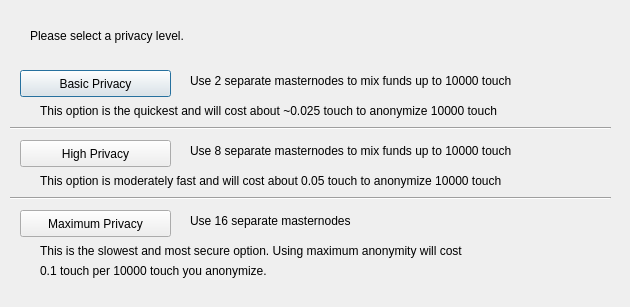
<?xml version="1.0" encoding="UTF-8"?>
<ui version="4.0">
 <class>ObfuscationConfig</class>
 <widget class="QDialog" name="ObfuscationConfig">
  <property name="geometry">
   <rect>
    <x>0</x>
    <y>0</y>
    <width>630</width>
    <height>307</height>
   </rect>
  </property>
  <property name="windowTitle">
   <string>Configure Obfuscation</string>
  </property>
  <widget class="QPushButton" name="buttonBasic">
   <property name="geometry">
    <rect>
     <x>20</x>
     <y>70</y>
     <width>151</width>
     <height>27</height>
    </rect>
   </property>
   <property name="text">
    <string>Basic Privacy</string>
   </property>
  </widget>
  <widget class="QPushButton" name="buttonHigh">
   <property name="geometry">
    <rect>
     <x>20</x>
     <y>140</y>
     <width>151</width>
     <height>27</height>
    </rect>
   </property>
   <property name="text">
    <string>High Privacy</string>
   </property>
  </widget>
  <widget class="QPushButton" name="buttonMax">
   <property name="geometry">
    <rect>
     <x>20</x>
     <y>210</y>
     <width>151</width>
     <height>27</height>
    </rect>
   </property>
   <property name="text">
    <string>Maximum Privacy</string>
   </property>
  </widget>
  <widget class="QLabel" name="label">
   <property name="geometry">
    <rect>
     <x>30</x>
     <y>20</y>
     <width>571</width>
     <height>31</height>
    </rect>
   </property>
   <property name="text">
    <string>Please select a privacy level.</string>
   </property>
  </widget>
  <widget class="QLabel" name="label_2">
   <property name="geometry">
    <rect>
     <x>190</x>
     <y>70</y>
     <width>421</width>
     <height>21</height>
    </rect>
   </property>
   <property name="text">
    <string>Use 2 separate masternodes to mix funds up to 10000 touch</string>
   </property>
  </widget>
  <widget class="QLabel" name="label_3">
   <property name="geometry">
    <rect>
     <x>190</x>
     <y>140</y>
     <width>411</width>
     <height>21</height>
    </rect>
   </property>
   <property name="text">
    <string>Use 8 separate masternodes to mix funds up to 10000 touch</string>
   </property>
  </widget>
  <widget class="QLabel" name="label_4">
   <property name="geometry">
    <rect>
     <x>190</x>
     <y>210</y>
     <width>421</width>
     <height>21</height>
    </rect>
   </property>
   <property name="text">
    <string>Use 16 separate masternodes</string>
   </property>
  </widget>
  <widget class="QLabel" name="label_6">
   <property name="geometry">
    <rect>
     <x>40</x>
     <y>100</y>
     <width>561</width>
     <height>21</height>
    </rect>
   </property>
   <property name="text">
    <string>This option is the quickest and will cost about ~0.025 touch to anonymize 10000 touch</string>
   </property>
  </widget>
  <widget class="QLabel" name="label_7">
   <property name="geometry">
    <rect>
     <x>40</x>
     <y>170</y>
     <width>561</width>
     <height>21</height>
    </rect>
   </property>
   <property name="text">
    <string>This option is moderately fast and will cost about 0.05 touch to anonymize 10000 touch</string>
   </property>
  </widget>
  <widget class="QLabel" name="label_8">
   <property name="geometry">
    <rect>
     <x>40</x>
     <y>240</y>
     <width>561</width>
     <height>21</height>
    </rect>
   </property>
   <property name="text">
    <string>This is the slowest and most secure option. Using maximum anonymity will cost</string>
   </property>
  </widget>
  <widget class="QLabel" name="label_9">
   <property name="geometry">
    <rect>
     <x>40</x>
     <y>260</y>
     <width>561</width>
     <height>21</height>
    </rect>
   </property>
   <property name="text">
    <string>0.1 touch per 10000 touch you anonymize.</string>
   </property>
  </widget>
  <widget class="Line" name="line">
   <property name="geometry">
    <rect>
     <x>10</x>
     <y>120</y>
     <width>601</width>
     <height>16</height>
    </rect>
   </property>
   <property name="orientation">
    <enum>Qt::Horizontal</enum>
   </property>
  </widget>
  <widget class="Line" name="line_2">
   <property name="geometry">
    <rect>
     <x>10</x>
     <y>190</y>
     <width>601</width>
     <height>16</height>
    </rect>
   </property>
   <property name="orientation">
    <enum>Qt::Horizontal</enum>
   </property>
  </widget>
 </widget>
 <resources/>
 <connections/>
</ui>
